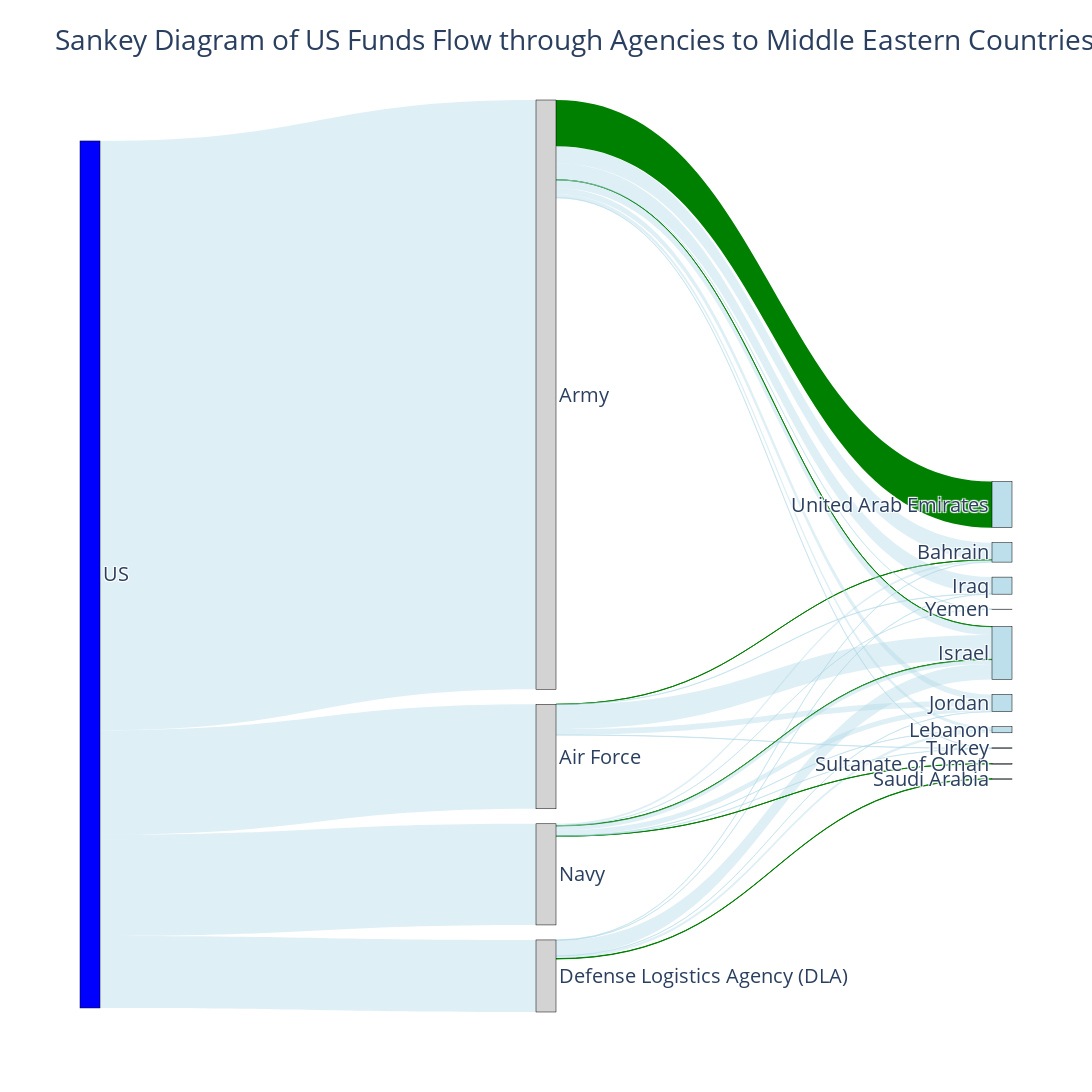

Notebook cell for this chart:
### Code cell
!pip install plotly
!pip install openpyxl
!pip install -U kaleido
import kaleido


import pandas as pd
import plotly.graph_objects as go

# Load the Excel file
file_path = "C:/Users/mugdh/OneDrive/Desktop/mism 6210/final term/EDA_Public_Report_2020-06-15.xlsx"

data = pd.read_excel(file_path, sheet_name='EDA')

# Filter data for only Middle Eastern countries
data = data[data['Region(Transfer to)'] == 'Middle East']

# For the flow from US to Agency, use 'Acquisition Cost'
us_to_agency = data.groupby(['Implementing Agency'])['Total Acquisition Value'].sum().reset_index()

# For the flow from Agency to Middle Eastern Countries, use 'Total Current Value'
agency_to_country = data.groupby(['Implementing Agency', 'Country (Transfer to)', 'Transfer Authority'])['Total Current Value'].sum().reset_index()

# Nodes setup
agencies = us_to_agency['Implementing Agency'].unique()
countries = agency_to_country['Country (Transfer to)'].unique()

nodes_labels = ['US'] + list(agencies) + list(countries)
node_colors = ['blue'] + ['lightgrey'] * len(agencies) + ['rgba(173, 216, 230, 0.8)'] * len(countries)

# Indexing nodes
agency_idx = {agency: i+1 for i, agency in enumerate(agencies)}
country_idx = {country: i+1+len(agencies) for i, country in enumerate(countries)}

# Source, Target nodes, and Values setup for links from US to agencies
us_source = [0] * len(us_to_agency)
agency_target = [agency_idx[agency] for agency in us_to_agency['Implementing Agency']]
us_to_agency_values = us_to_agency['Total Acquisition Value'].tolist()

# Source, Target nodes, and Values setup for links from agencies to Middle Eastern countries
agency_source = []
country_target = []
agency_to_country_values = []
link_colors = []

for _, row in agency_to_country.iterrows():
    agency_source.append(agency_idx[row['Implementing Agency']])
    country_target.append(country_idx[row['Country (Transfer to)']])
    agency_to_country_values.append(row['Total Current Value'])
    if row['Transfer Authority'] == 'Grant Authority':
        link_colors.append('rgba(173, 216, 230, 0.4)')  # Color for grants
    else:
        link_colors.append('green')  # Color for FMS Sales

# Combine sources, targets, and values for the Sankey diagram
source_nodes = us_source + agency_source
target_nodes = agency_target + country_target
values = us_to_agency_values + agency_to_country_values

us_to_agency_link_colors = ['rgba(173, 216, 230, 0.4)'] * len(us_source)
link_colors = us_to_agency_link_colors + link_colors

# Create the Sankey Diagram
fig = go.Figure(data=[go.Sankey(
    node=dict(
        pad=15,
        thickness=20,
        line=dict(color='black', width=0.5),
        label=nodes_labels,
        color=node_colors
    ),
    link=dict(
        source=source_nodes,
        target=target_nodes,
        value=values,
        color=link_colors
    ))])

# Updating the layout for the diagram
fig.update_layout(title_text="Sankey Diagram of US Funds Flow through Agencies to Middle Eastern Countries", font_size=20, height=1200, width=2400)

# Display the diagram
fig.show()

fig.write_image("C:/Users/mugdh/OneDrive/Desktop/2013Final_Sankey_Diagram_2013_2016.png")

# Save the figure as an HTML file
html_path = 'C:/Users/mugdh/OneDrive/Desktop/2013Final_Sankey_Diagram_2013_2016.html'
fig.write_html(html_path)

### Figure 1 — Plotly figure (JSON) as saved in the notebook; plotly's stock layout.template omitted (floating-point values rounded to 4 significant figures)
{"data": [{"link": {"color": ["rgba(173, 216, 230, 0.4)", "rgba(173, 216, 230, 0.4)", "rgba(173, 216, 230, 0.4)", "rgba(173, 216, 230, 0.4)", "green", "rgba(173, 216, 230, 0.4)", "rgba(173, 216, 230, 0.4)", "rgba(173, 216, 230, 0.4)", "rgba(173, 216, 230, 0.4)", "rgba(173, 216, 230, 0.4)", "rgba(173, 216, 230, 0.4)", "green", "rgba(173, 216, 230, 0.4)", "rgba(173, 216, 230, 0.4)", "rgba(173, 216, 230, 0.4)", "rgba(173, 216, 230, 0.4)", "green", "rgba(173, 216, 230, 0.4)", "rgba(173, 216, 230, 0.4)", "rgba(173, 216, 230, 0.4)", "rgba(173, 216, 230, 0.4)", "rgba(173, 216, 230, 0.4)", "rgba(173, 216, 230, 0.4)", "green", "rgba(173, 216, 230, 0.4)", "green", "rgba(173, 216, 230, 0.4)", "rgba(173, 216, 230, 0.4)", "rgba(173, 216, 230, 0.4)", "green", "rgba(173, 216, 230, 0.4)", "rgba(173, 216, 230, 0.4)"], "source": [0, 0, 0, 0, 1, 1, 1, 1, 1, 2, 2, 2, 2, 2, 2, 2, 2, 2, 3, 3, 3, 3, 3, 3, 4, 4, 4, 4, 4, 4, 4, 4], "target": [1, 2, 3, 4, 5, 6, 7, 8, 9, 5, 6, 7, 7, 8, 10, 9, 11, 12, 5, 6, 7, 8, 10, 13, 5, 7, 7, 8, 10, 14, 9, 12], "value": [1216000000.0, 6855526969, 838300000.0, 1177000000.0, 173734, 4909000.0, 283200000.0, 67460000.0, 3439000.0, 199800000.0, 190300000.0, 2028000.0, 96380000.0, 69580000.0, 38880000.0, 4123000.0, 537244182, 425600.0, 3575000.0, 3256000.0, 179800000.0, 1380000.0, 29390000.0, 3745000.0, 22590000.0, 3170137, 51030226, 62590000.0, 2200000, 1006000, 3000000, 22338]}, "node": {"color": ["blue", "lightgrey", "lightgrey", "lightgrey", "lightgrey", "rgba(173, 216, 230, 0.8)", "rgba(173, 216, 230, 0.8)", "rgba(173, 216, 230, 0.8)", "rgba(173, 216, 230, 0.8)", "rgba(173, 216, 230, 0.8)", "rgba(173, 216, 230, 0.8)", "rgba(173, 216, 230, 0.8)", "rgba(173, 216, 230, 0.8)", "rgba(173, 216, 230, 0.8)", "rgba(173, 216, 230, 0.8)"], "label": ["US", "Air Force", "Army", "Defense Logistics Agency (DLA)", "Navy", "Bahrain", "Iraq", "Israel", "Jordan", "Turkey", "Lebanon", "United Arab Emirates", "Yemen", "Saudi Arabia", "Sultanate of Oman"], "line": {"color": "black", "width": 0.5}, "pad": 15, "thickness": 20}, "type": "sankey"}], "layout": {"font": {"size": 20}, "height": 1200, "title": {"text": "Sankey Diagram of US Funds Flow through Agencies to Middle Eastern Countries"}, "width": 2400}}
